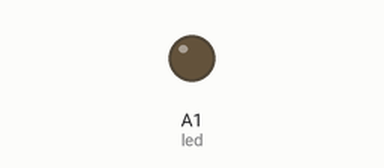
Recording of a sketch running on a simulated Arduino Uno, built with avr-gcc and run on an emulated ATmega328P. Parts: output pins drawn as LEDs (lit = HIGH).

Above: at 0.8 s.
At 3.05 s:
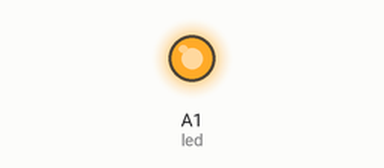
Timing chart, 0 to 3.4 s (numbered marks = the images above):
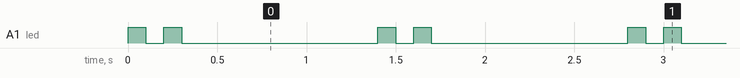

Measured:
- by itself, A1 (led): repeats every 1.4 s: LOW 0.10 s, HIGH 0.10 s, LOW 1.1 s, HIGH 0.10 s
- by itself, everything shown: repeats every 1.4 s, in 4 steps

The sketch:

comments.ino
```cpp
// Made from a Python program in the ZERO1 Simulator; edits here are not turned back into Python.
/*
A docstring header with * / inside,
and a / * too.
*/
// The comment of the imports stays with them.

const int LED_RED = A1;        // red LED

const int led = LED_RED;

// Flash the red LED.
//
// A second paragraph.
void flash(long times) {
  for (long i = 0; i < times; i++) {
    digitalWrite(led, HIGH);
    delay(100);
    digitalWrite(led, LOW);
    delay(100);
    // the end of the loop body stays inside its braces \.
  }
  // the end of the function body too
}

// Runs once: the lines before "while True:"
void setup() {
  pinMode(led, OUTPUT);
}

// Runs forever: the body of "while True:" (line 27)
void loop() {
  // before the first statement
  flash(2);                    // two flashes

  // after a blank line
  delay(1000);
  // the end of the main loop
}
```
